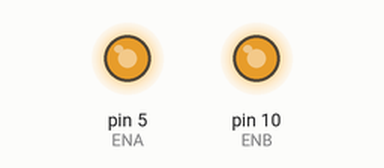
Simulated run of this sketch. Board: Arduino Uno, built with avr-gcc and run on an emulated ATmega328P. Shown: output pins drawn as LEDs (lit = HIGH).

Above: at 0.1 s.
Timing chart, 0 to 1.6 s (numbered marks = the images above):
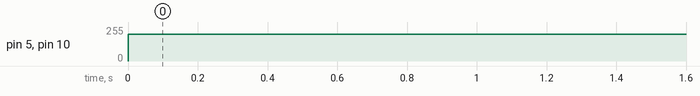

Measured:
- by itself, pin 5 (ENA), pin 10 (ENB): 0/255 → 200/255 at 0.00 s

The sketch:

sketch_feb12a.ino
```cpp
int IN1=2;
int IN2=4;
int IN3=7;
int IN4=8;
int ENA=5;
int ENB=10;
void setup()
{

}
void loop(){
 digitalWrite(IN1,HIGH);
 digitalWrite(IN2,LOW);
 analogWrite(ENA,200);
 digitalWrite(IN3,LOW);
 digitalWrite(IN4,HIGH);
 analogWrite(ENB,200);
}
```
